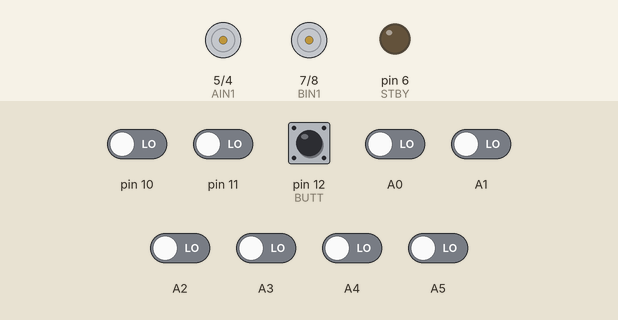
This sketch was run on a simulated Arduino Uno, built with avr-gcc and run on an emulated ATmega328P. Parts: motor-driver pin pairs drawn as motors (green arrow = first pin HIGH = forward, orange = second pin HIGH = backward, longer = more drive, scaled by the enable pin, stopped while the standby pin is LOW), output pins drawn as LEDs (lit = HIGH). The inputs (shaded band) are chosen by the test bench; at power-on: pin 12 (BUTT) HIGH, A0–5, pin 10, pin 11 LOW.

Above: at 0.8 s.
0.9 s: pin 12 (BUTT) pulled LOW for 0.15 s
At 3.7 s:
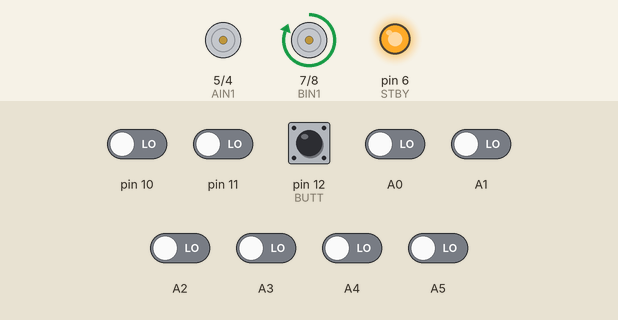
4.0 s: pin 10 driven HIGH
At 4.5 s:
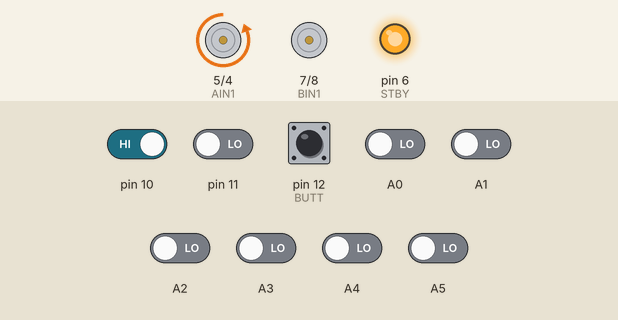
5.5 s: A0 driven HIGH
At 6.7 s:
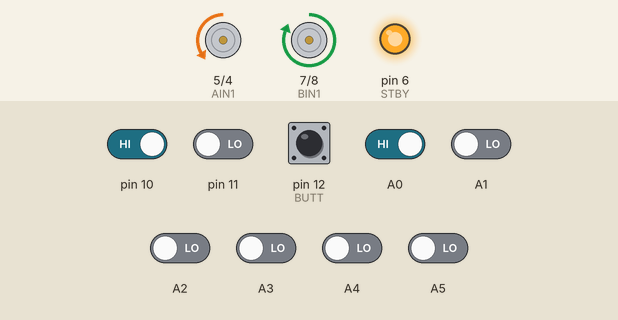
7.0 s: pin 11 driven HIGH
At 8.0 s:
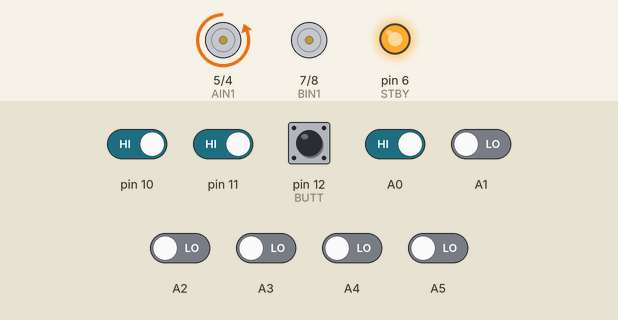
8.5 s: A1 driven HIGH
At 9.2 s:
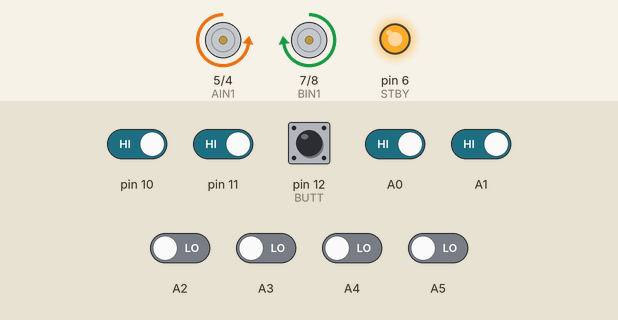
10.0 s: A2 driven HIGH
At 10.5 s:
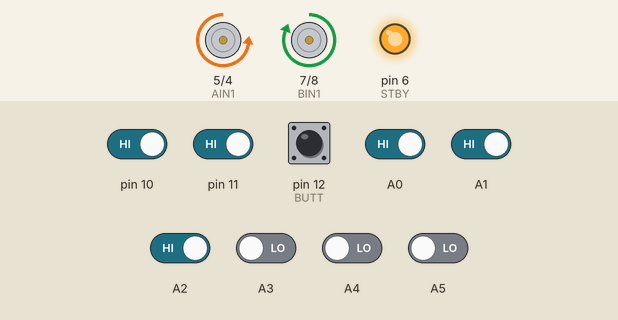
Timing chart, 0 to 12.5 s (numbered marks = the images above; inputs shaded):
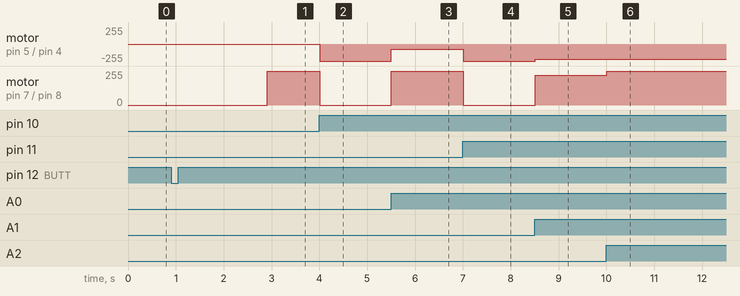

The sketch:

5.ino
```cpp
#include <QTRSensors.h>

QTRSensors qtr;

// Піни драйвера моторів
#define PWMA 3
#define AIN2 4
#define AIN1 5
#define STBY 6
#define BIN1 7
#define BIN2 8
#define PWMB 9

#define BUTT 12

const uint8_t SensorCount = 8;

// Базова швидкість руху
int minSpeed = 225;

int lastError = 0;

uint16_t sensorValues[SensorCount];

void setup()
{
   // Налаштування пінів моторів
  pinMode(PWMA, OUTPUT);
  pinMode(AIN2, OUTPUT);
  pinMode(AIN1, OUTPUT);
  pinMode(STBY, OUTPUT);
  pinMode(BIN1, OUTPUT);
  pinMode(BIN2, OUTPUT);
  pinMode(PWMB, OUTPUT);

  pinMode(BUTT, INPUT_PULLUP);

  qtr.setTypeRC();
  qtr.setSensorPins((const uint8_t[]){A0, A1, A2, A3, A4, A5, 10, 11}, SensorCount);
  qtr.setEmitterPin(13);

  //Serial.begin(9600);

  // Калібрування датчиків
  while(true){
	qtr.calibrate();
    if(digitalRead(BUTT) == 0){
      delay(2000);
      break;
    }
  }
  // Виведення драйвера зі standby
  digitalWrite(STBY, 1);
}

int Placement() {

  int position = qtr.readLineBlack(sensorValues);
    position-=3500;
   return position;
}

void SetRapid(int pos, int base_speed) {

    int motorSpeed = 0.3 * pos + 1.7 * (pos - lastError);

    lastError = pos;

    int rmSpeed = base_speed + motorSpeed;
    int lmSpeed = base_speed - motorSpeed;

    lmSpeed = constrain(lmSpeed, 0, 255);
    rmSpeed = constrain(rmSpeed, 0, 255);

    leftMotor(lmSpeed);
    rightMotor(rmSpeed);

}

void loop()
{
  qtr.read(sensorValues);
  int place = Placement();

  SetRapid(place, minSpeed);
}

void rightMotor(byte speed){
	digitalWrite(AIN2, 1);
  digitalWrite(AIN1, 0);
	analogWrite(PWMA, speed);
}

void leftMotor(byte speed){
  digitalWrite(BIN2, 0);
  digitalWrite(BIN1, 1);
	analogWrite(PWMB, speed);
}
```

Measured:
- after the input at 0.9 s, pin 6 (STBY): LOW → HIGH after 2.0 s; motor on pin 7 (BIN1) / pin 8 (BIN2): stopped → forward 255/255 after 2.0 s
- after the input at 4.0 s, motor on pin 5 (AIN1) / pin 4 (AIN2): stopped → backward 255/255 at once; motor on pin 7 (BIN1) / pin 8 (BIN2): forward 255/255 → stopped at once
- after the input at 5.5 s, motor on pin 5 (AIN1) / pin 4 (AIN2): backward 255/255 → backward 75/255 at once; motor on pin 7 (BIN1) / pin 8 (BIN2): stopped → forward 255/255 at once
- after the input at 7.0 s, motor on pin 5 (AIN1) / pin 4 (AIN2): backward 75/255 → backward 255/255 at once; motor on pin 7 (BIN1) / pin 8 (BIN2): forward 255/255 → stopped at once
- after the input at 8.5 s, motor on pin 5 (AIN1) / pin 4 (AIN2): backward 255/255 → backward 225/255 at once; motor on pin 7 (BIN1) / pin 8 (BIN2): stopped → forward 225/255 at once
- after the input at 10.0 s, motor on pin 7 (BIN1) / pin 8 (BIN2): forward 225/255 → forward 255/255 at once
